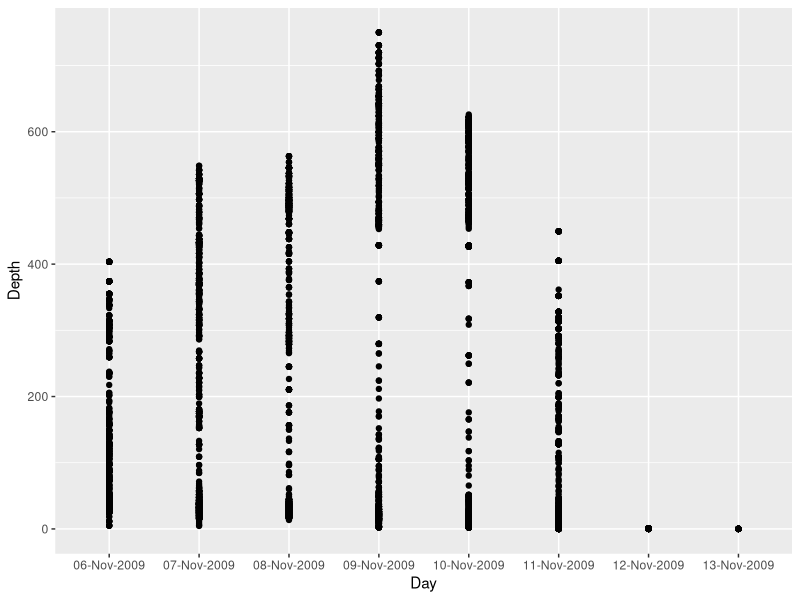

Write R code to recreate this figure.
## ---- chunk 1
knitr::opts_chunk$set(echo = TRUE)
## ---- chunk 2
library(tidyverse)
library(lubridate)
## ---- chunk 3
d <- readr::read_csv('data/83052-Series.csv', skip = 2)

## little peek of first 6 rows (default)
head(d)

## little peek of last 10 rows 
tail(d, 10)

## quick stats: summary
summary(d)

## quick stats: structure
str(d)
## ---- chunk 4
ggplot(data = d) +
  geom_point(mapping = aes(x = Day, y = Depth))
